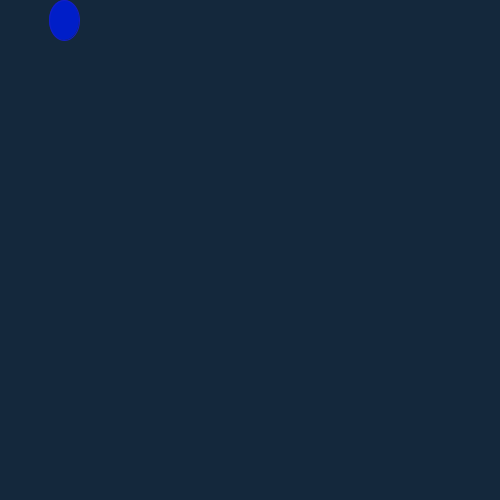
Frame 1 (no input)
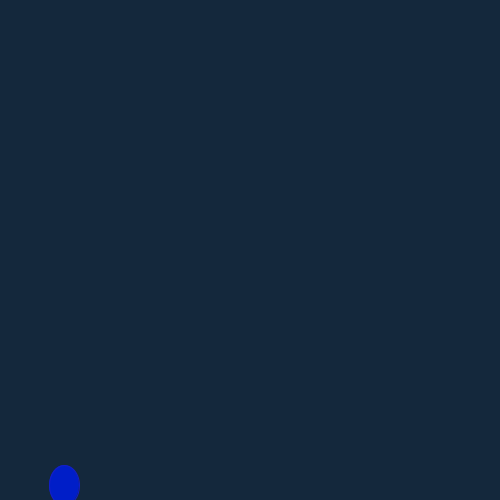
Frame 60 (the mouse pressed at the canvas centre just before this capture)
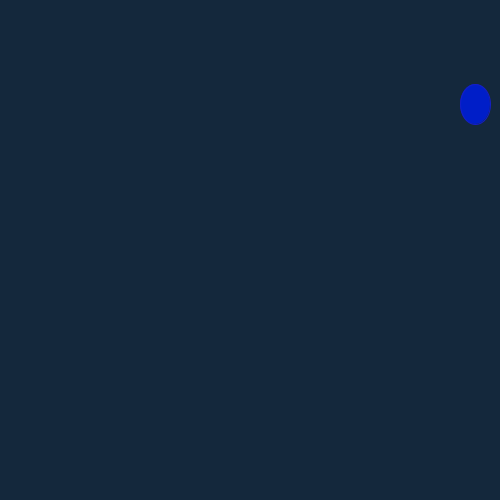
Frame 120 (the mouse held since frame 60 and released just before this capture)

The Processing sketch that drew these frames (run headless with seeded random() and noise(); from frame 60 on, the mouse is pressed at the canvas centre):

// Processing sketch: rainGame
// ── rainGame.pde


int rainY = 20;
double rainYAccel = 1;
int rainAccelMax = 5;
int randomNumber = (int) random(width);

void setup() {
  size(500, 500);
}

void draw() {
   
  background(20, 40, 60);
    fill(0, 30, 200);
    stroke(20, 30, 200);
    ellipse(randomNumber, rainY, 30, 40);
    rainY+= (int) rainYAccel;
    rainYAccel+= 0.25;
    if(rainY>= 500) {
      randomNumber = (int) random(width); 
      rainY = 20;
      rainYAccel = rainAccelMax;
      if(rainAccelMax <= 20){
        rainAccelMax++;
      }
    }
    if(rainYAccel>= 500) {
      rainYAccel = 20;
      
    }
   
}
